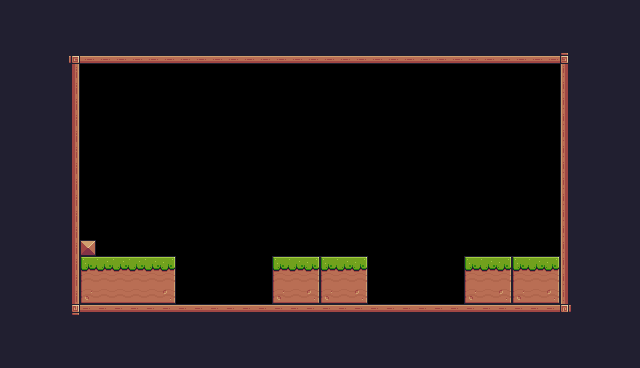

A 2D game scene composited from a Tiled map and its tileset images. What follows is a short description and the map's XML, with every tile layer's data as written:
An orthogonal 40x23 tile map with 16x16 px tiles, 1 tile layer (Background) and 5 objects (Player).

<map version="1.10" tiledversion="1.12.2" orientation="orthogonal" renderorder="right-down" width="40" height="23" tilewidth="16" tileheight="16" infinite="0" nextlayerid="3" nextobjectid="6">
 <tileset firstgid="1" source="Pixel Adventure.tsx" />
 <layer id="1" name="Background" width="40" height="23">
  <data encoding="csv">
24,24,24,24,24,24,24,24,24,24,24,24,24,24,24,24,24,24,24,24,24,24,24,24,24,24,24,24,24,24,24,24,24,24,24,24,24,24,24,24,
24,24,24,24,24,24,24,24,24,24,24,24,24,24,24,24,24,24,24,24,24,24,24,24,24,24,24,24,24,24,24,24,24,24,24,24,24,24,24,24,
24,24,24,24,24,24,24,24,24,24,24,24,24,24,24,24,24,24,24,24,24,24,24,24,24,24,24,24,24,24,24,24,24,24,24,24,24,24,24,24,
24,24,24,24,92,134,134,134,134,134,134,134,134,134,134,134,134,134,134,134,134,134,134,134,134,134,134,134,134,134,134,134,134,134,134,93,24,24,24,24,
24,24,24,24,113,0,0,0,0,0,0,0,0,0,0,0,0,0,0,0,0,0,0,0,0,0,0,0,0,0,0,0,0,0,0,111,24,24,24,24,
24,24,24,24,113,0,0,0,0,0,0,0,0,0,0,0,0,0,0,0,0,0,0,0,0,0,0,0,0,0,0,0,0,0,0,111,24,24,24,24,
24,24,24,24,113,0,0,0,0,0,0,0,0,0,0,0,0,0,0,0,0,0,0,0,0,0,0,0,0,0,0,0,0,0,0,111,24,24,24,24,
24,24,24,24,113,0,0,0,0,0,0,0,0,0,0,0,0,0,0,0,0,0,0,0,0,0,0,0,0,0,0,0,0,0,0,111,24,24,24,24,
24,24,24,24,113,0,0,0,0,0,0,0,0,0,0,0,0,0,0,0,0,0,0,0,0,0,0,0,0,0,0,0,0,0,0,111,24,24,24,24,
24,24,24,24,113,0,0,0,0,0,0,0,0,0,0,0,0,0,0,0,0,0,0,0,0,0,0,0,0,0,0,0,0,0,0,111,24,24,24,24,
24,24,24,24,113,0,0,0,0,0,0,0,0,0,0,0,0,0,0,0,0,0,0,0,0,0,0,0,0,0,0,0,0,0,0,111,24,24,24,24,
24,24,24,24,113,0,0,0,0,0,0,0,0,0,0,0,0,0,0,0,0,0,0,0,0,0,0,0,0,0,0,0,0,0,0,111,24,24,24,24,
24,24,24,24,113,0,0,0,0,0,0,0,0,0,0,0,0,0,0,0,0,0,0,0,0,0,0,0,0,0,0,0,0,0,0,111,24,24,24,24,
24,24,24,24,113,0,0,0,0,0,0,0,0,0,0,0,0,0,0,0,0,0,0,0,0,0,0,0,0,0,0,0,0,0,0,111,24,24,24,24,
24,24,24,24,113,0,0,0,0,0,0,0,0,0,0,0,0,0,0,0,0,0,0,0,0,0,0,0,0,0,0,0,0,0,0,111,24,24,24,24,
24,24,24,24,113,35,0,0,0,0,0,0,0,0,0,0,0,0,0,0,0,0,0,0,0,0,0,0,0,0,0,0,0,0,0,111,24,24,24,24,
24,24,24,24,113,7,8,8,8,8,9,0,0,0,0,0,0,7,8,9,7,8,9,0,0,0,0,0,0,7,8,9,7,8,9,111,24,24,24,24,
24,24,24,24,113,29,30,30,30,30,31,0,0,0,0,0,0,29,30,31,29,30,31,0,0,0,0,0,0,29,30,31,29,30,31,111,24,24,24,24,
24,24,24,24,113,51,52,52,52,52,53,0,0,0,0,0,0,51,52,53,51,52,53,0,0,0,0,0,0,51,52,53,51,52,53,111,24,24,24,24,
24,24,24,24,114,90,90,90,90,90,90,90,90,90,90,90,90,90,90,90,90,90,90,90,90,90,90,90,90,90,90,90,90,90,90,115,24,24,24,24,
24,24,24,24,24,24,24,24,24,24,24,24,24,24,24,24,24,24,24,24,24,24,24,24,24,24,24,24,24,24,24,24,24,24,24,24,24,24,24,24,
24,24,24,24,24,24,24,24,24,24,24,24,24,24,24,24,24,24,24,24,24,24,24,24,24,24,24,24,24,24,24,24,24,24,24,24,24,24,24,24,
24,24,24,24,24,24,24,24,24,24,24,24,24,24,24,24,24,24,24,24,24,24,24,24,24,24,24,24,24,24,24,24,24,24,24,24,24,24,24,24
</data>
 </layer>
 <objectgroup id="2" name="Spawnpoints">
  <object id="1" name="Player" type="Player" x="272" y="224" width="32" height="32" />
  <object id="2" x="305.99" y="419.271" />
  <object id="3" x="317.708" y="279.948" />
  <object id="4" x="243.49" y="442.708" />
  <object id="5" x="250" y="425.781" />
 </objectgroup>
</map>
